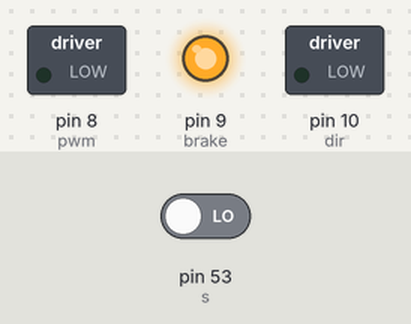
Simulated run of this sketch. Board: Arduino Mega 2560, built with avr-gcc and run on an emulated ATmega2560. Shown: switched loads named in the sketch (green lamp = pin HIGH), output pins drawn as LEDs (lit = HIGH). Dashed ring = blinking. Inputs (shaded band) come from the test bench; at power-on: pin 53 (s) LOW.

Above: at 1.2 s.
1.3 s: pin 53 (s) driven HIGH
At 1.7 s:
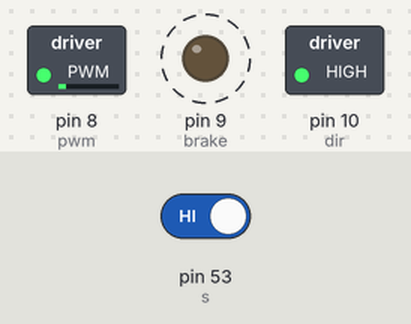
4.3 s: pin 53 (s) driven LOW
At 4.7 s:
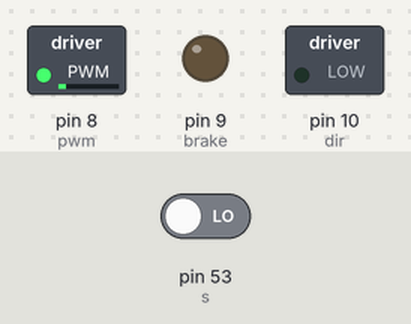
Timing chart, 0 to 7.3 s (numbered marks = the images above; inputs shaded):
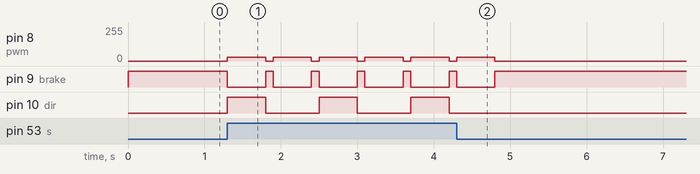

The sketch:

H_bridgeLMD.pde
```cpp
/*PROGRAM TO MAKE MOTOR GOES FORWARD AND BACKWARD BY USING
  AN H-BRIDGE LMD18200*/
//#define s 53
const int dir =10;
const int pwm =8;
const int brake =9;
int V = 30;
#define s 53

void setup ()
{//TCCR0B=0x00;
  pinMode (dir, OUTPUT);
  pinMode (pwm, OUTPUT);
  pinMode (brake, OUTPUT);
  pinMode(s,INPUT);
}

void loop ()
{if(digitalRead(s)==HIGH)
{
 motor_CCW();
 analogWrite(pwm,V);
 delay(500);
 motorStop();
 delay(100);
 motor_CW();
 analogWrite(pwm,V);
 delay(500);
 motorStop();
 delay(100);
}
else {motorStop();
}
}
void motor_CCW ()/* motor spins clockwise direction*/
{
  digitalWrite(dir,HIGH);
  digitalWrite(pwm,HIGH);
  digitalWrite(brake,LOW);
}
void motor_CW ()/*motor spins counter clockwise direction*/
{
  digitalWrite(dir,LOW);
  digitalWrite(pwm,HIGH);
  digitalWrite(brake,LOW);
}
void motorStop ()/*motor brakes*/
{
  digitalWrite (dir, LOW);
  digitalWrite (pwm, LOW);
  digitalWrite (brake, HIGH);
}
```

Measured:
- after the input at 1.3 s, pin 8 (pwm): alternates 30/255 for 0.50 s and 0/255 for 0.10 s, starting at once; pin 9 (brake): alternates HIGH for 0.10 s and LOW for 0.50 s, starting at once; pin 10 (dir): alternates HIGH for 0.50 s and LOW for 0.70 s, starting at once
- after the input at 4.3 s, pin 8 (pwm): goes on until 4.8 s, then stays 0/255; pin 9 (brake): goes on until 4.8 s, then stays HIGH; pin 10 (dir): stops changing and stays LOW
